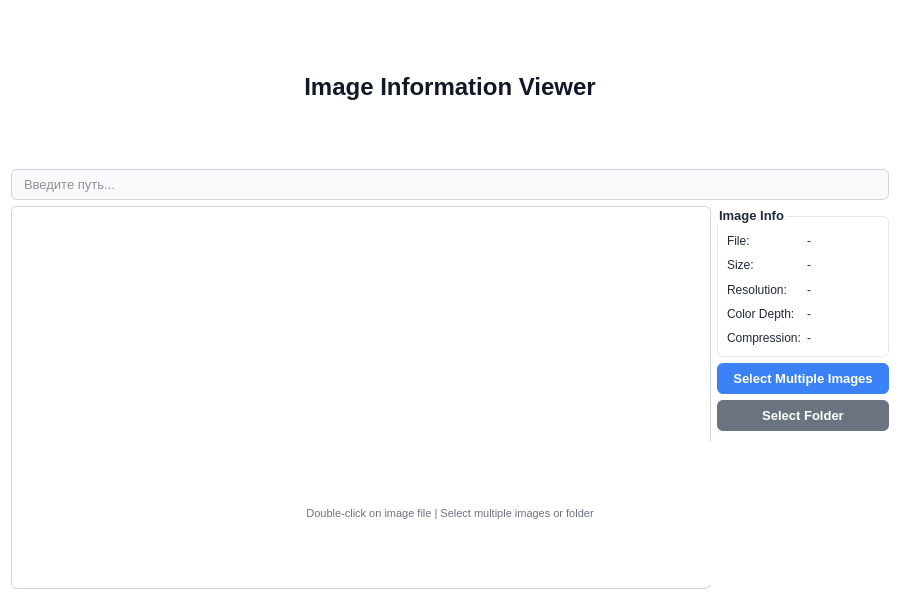
<?xml version="1.0" encoding="UTF-8"?>
<ui version="4.0">
 <class>Widget</class>
 <widget class="QWidget" name="Widget">
  <property name="geometry">
   <rect>
    <x>0</x>
    <y>0</y>
    <width>900</width>
    <height>600</height>
   </rect>
  </property>
  <property name="windowTitle">
   <string>Image Viewer</string>
  </property>
  <property name="styleSheet">
   <string notr="true">QWidget {
    background: #ffffff;
    font-family: 'Segoe UI', sans-serif;
    color: #1f2937;
}</string>
  </property>
  <layout class="QGridLayout" name="gridLayout">
   <item row="0" column="0" colspan="3">
    <widget class="QLabel" name="label">
     <property name="text">
      <string>Image Information Viewer</string>
     </property>
     <property name="alignment">
      <set>Qt::AlignCenter</set>
     </property>
     <property name="styleSheet">
      <string notr="true">QLabel {
    font-size: 18pt;
    font-weight: 600;
    color: #111827;
    margin: 8px;
}</string>
     </property>
    </widget>
   </item>

   <item row="1" column="0" colspan="3">
    <widget class="QLineEdit" name="lineEdit">
     <property name="placeholderText">
      <string>Введите путь...</string>
     </property>
     <property name="styleSheet">
      <string notr="true">QLineEdit {
    border: 1px solid #d1d5db;
    border-radius: 6px;
    padding: 6px 10px;
    font-size: 13px;
    background: #f9fafb;
}</string>
     </property>
    </widget>
   </item>

   <item row="2" column="0" rowspan="3">
    <widget class="QListView" name="listView">
     <property name="styleSheet">
      <string notr="true">QListView {
    border: 1px solid #d1d5db;
    border-radius: 6px;
    font-size: 13px;
    background: #ffffff;
    alternate-background-color: #f9fafb;
}</string>
     </property>
    </widget>
   </item>

   <item row="2" column="1" colspan="2">
    <widget class="QGroupBox" name="groupBox">
     <property name="title">
      <string>Image Info</string>
     </property>
     <property name="styleSheet">
      <string notr="true">QGroupBox {
    font-size: 13px;
    font-weight: 600;
    border: 1px solid #e5e7eb;
    border-radius: 6px;
    margin-top: 10px;
    padding-top: 6px;
}</string>
     </property>
     <layout class="QGridLayout" name="gridLayout_2">
      <item row="0" column="0"><widget class="QLabel" name="label_2"><property name="text"><string>File:</string></property></widget></item>
      <item row="0" column="1"><widget class="QLabel" name="FileName"><property name="text"><string>-</string></property></widget></item>
      <item row="1" column="0"><widget class="QLabel" name="label_4"><property name="text"><string>Size:</string></property></widget></item>
      <item row="1" column="1"><widget class="QLabel" name="Size"><property name="text"><string>-</string></property></widget></item>
      <item row="2" column="0"><widget class="QLabel" name="label_6"><property name="text"><string>Resolution:</string></property></widget></item>
      <item row="2" column="1"><widget class="QLabel" name="Resolution"><property name="text"><string>-</string></property></widget></item>
      <item row="3" column="0"><widget class="QLabel" name="label_8"><property name="text"><string>Color Depth:</string></property></widget></item>
      <item row="3" column="1"><widget class="QLabel" name="Color_depth"><property name="text"><string>-</string></property></widget></item>
      <item row="4" column="0"><widget class="QLabel" name="label_10"><property name="text"><string>Compression:</string></property></widget></item>
      <item row="4" column="1"><widget class="QLabel" name="Contraction"><property name="text"><string>-</string></property></widget></item>
     </layout>
    </widget>
   </item>

   <item row="3" column="1" colspan="2">
    <layout class="QVBoxLayout" name="verticalLayout">
     <item>
      <widget class="QPushButton" name="multiChoice">
       <property name="text"><string>Select Multiple Images</string></property>
       <property name="styleSheet">
        <string notr="true">QPushButton {
    background: #3b82f6;
    color: white;
    border-radius: 6px;
    padding: 8px 16px;
    font-size: 13px;
    font-weight: 500;
}
QPushButton:hover { background: #2563eb; }
QPushButton:pressed { background: #1d4ed8; }</string>
       </property>
      </widget>
     </item>
     <item>
      <widget class="QPushButton" name="selectFolderButton">
       <property name="text"><string>Select Folder</string></property>
       <property name="styleSheet">
        <string notr="true">QPushButton {
    background: #6b7280;
    color: white;
    border-radius: 6px;
    padding: 8px 16px;
    font-size: 13px;
    font-weight: 500;
}
QPushButton:hover { background: #4b5563; }
QPushButton:pressed { background: #374151; }</string>
       </property>
      </widget>
     </item>
    </layout>
   </item>

   <item row="4" column="0" colspan="3">
    <widget class="QLabel" name="label_11">
     <property name="text">
      <string>Double-click on image file | Select multiple images or folder</string>
     </property>
     <property name="alignment">
      <set>Qt::AlignCenter</set>
     </property>
     <property name="styleSheet">
      <string notr="true">QLabel {
    font-size: 11px;
    color: #6b7280;
    margin: 4px;
}</string>
     </property>
    </widget>
   </item>
  </layout>
 </widget>
 <resources/>
 <connections/>
</ui>
